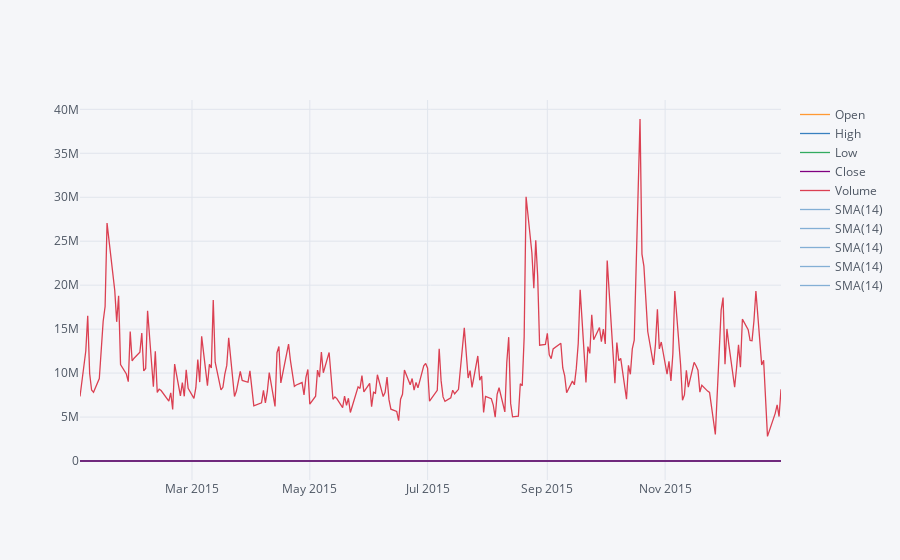

The notebook cell saved with this chart:
### Markdown cell above
** Use .ta_plot(study='sma') to create a Simple Moving Averages plot of Morgan Stanley for the year 2015.**

### Code cell
bank_stocks[bank_stocks.index.year == 2015]['MS'].ta_plot(study='sma')

### Figure 1 — Plotly figure (JSON) as saved in the notebook; plotly's stock layout.template omitted (floating-point values rounded to 4 significant figures; data arrays with more than 128 entries replaced by an {"elided": "..."} marker saying what was removed)
{"data": [{"line": {"color": "rgba(255, 153, 51, 1.0)", "dash": "solid", "shape": "linear", "width": 1.3}, "mode": "lines", "name": "Open", "text": "", "type": "scatter", "x": {"elided": "252 str values"}, "y": {"elided": "252 float values"}}, {"line": {"color": "rgba(55, 128, 191, 1.0)", "dash": "solid", "shape": "linear", "width": 1.3}, "mode": "lines", "name": "High", "text": "", "type": "scatter", "x": {"elided": "252 str values"}, "y": {"elided": "252 float values"}}, {"line": {"color": "rgba(50, 171, 96, 1.0)", "dash": "solid", "shape": "linear", "width": 1.3}, "mode": "lines", "name": "Low", "text": "", "type": "scatter", "x": {"elided": "252 str values"}, "y": {"elided": "252 float values"}}, {"line": {"color": "rgba(128, 0, 128, 1.0)", "dash": "solid", "shape": "linear", "width": 1.3}, "mode": "lines", "name": "Close", "text": "", "type": "scatter", "x": {"elided": "252 str values"}, "y": {"elided": "252 float values"}}, {"line": {"color": "rgba(219, 64, 82, 1.0)", "dash": "solid", "shape": "linear", "width": 1.3}, "mode": "lines", "name": "Volume", "text": "", "type": "scatter", "x": {"elided": "252 str values"}, "y": {"elided": "252 int values"}}, {"line": {"color": "rgba(55, 128, 191, 0.5999999999999999)", "dash": "solid", "shape": "linear", "width": 1.3}, "mode": "lines", "name": "SMA(14)", "text": "", "type": "scatter", "x": {"elided": "252 str values"}, "y": {"elided": "252x5 mixed values"}}, {"line": {"color": "rgba(55, 128, 191, 0.5999999999999999)", "dash": "solid", "shape": "linear", "width": 1.3}, "mode": "lines", "name": "SMA(14)", "text": "", "type": "scatter", "x": {"elided": "252 str values"}, "y": {"elided": "252x5 mixed values"}}, {"line": {"color": "rgba(55, 128, 191, 0.5999999999999999)", "dash": "solid", "shape": "linear", "width": 1.3}, "mode": "lines", "name": "SMA(14)", "text": "", "type": "scatter", "x": {"elided": "252 str values"}, "y": {"elided": "252x5 mixed values"}}, {"line": {"color": "rgba(55, 128, 191, 0.5999999999999999)", "dash": "solid", "shape": "linear", "width": 1.3}, "mode": "lines", "name": "SMA(14)", "text": "", "type": "scatter", "x": {"elided": "252 str values"}, "y": {"elided": "252x5 mixed values"}}, {"line": {"color": "rgba(55, 128, 191, 0.5999999999999999)", "dash": "solid", "shape": "linear", "width": 1.3}, "mode": "lines", "name": "SMA(14)", "text": "", "type": "scatter", "x": {"elided": "252 str values"}, "y": {"elided": "252x5 mixed values"}}], "layout": {"legend": {"bgcolor": "#F5F6F9", "font": {"color": "#4D5663"}}, "paper_bgcolor": "#F5F6F9", "plot_bgcolor": "#F5F6F9", "title": {"font": {"color": "#4D5663"}}, "xaxis": {"gridcolor": "#E1E5ED", "showgrid": true, "tickfont": {"color": "#4D5663"}, "title": {"font": {"color": "#4D5663"}, "text": ""}, "zerolinecolor": "#E1E5ED"}, "yaxis": {"gridcolor": "#E1E5ED", "showgrid": true, "tickfont": {"color": "#4D5663"}, "title": {"font": {"color": "#4D5663"}, "text": ""}, "zerolinecolor": "#E1E5ED"}}}
